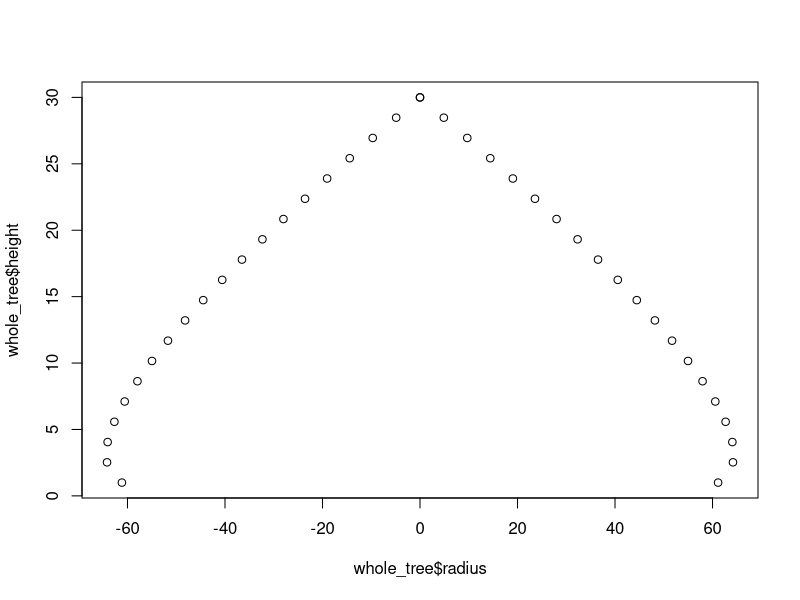

R code for this plot:
crown <- function(z, H, m, n, r_0) {
  out1 = r_0 * m * n * (z/H)^(n-1) * (1 - (z/H)^n)^(m-1)
  out2 = -r_0 * m * n * (z/H)^(n-1) * (1 - (z/H)^n)^(m-1)
  data.table::data.table(radius = c(out1, out2),
                         height = c(z, z))
}

count = 1
tree = NULL
for (z in seq(1, 30, length.out = 20)) {
  tree[[count]] = crown(z, 30, 2.0, 1.1, 40)
  count = count + 1
}

whole_tree <- do.call(rbind, tree)

plot(whole_tree$radius, whole_tree$height)


